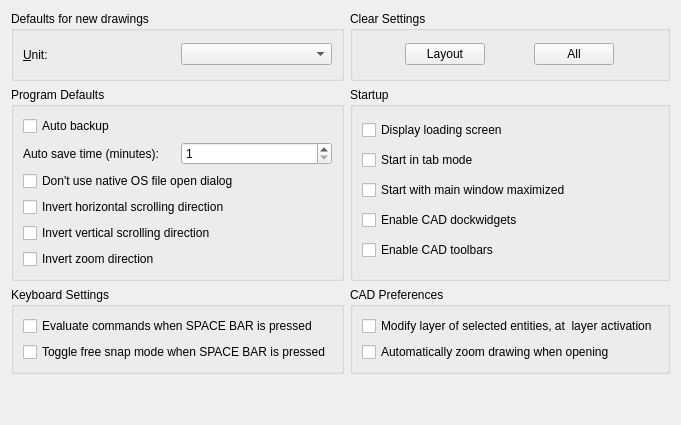
     <widget class="QWidget" name="tab_3">
      <attribute name="title">
       <string>&amp;Defaults</string>
      </attribute>
      <layout class="QGridLayout">
       <item row="1" column="0">
        <widget class="QGroupBox" name="groupBox">
         <property name="sizePolicy">
          <sizepolicy hsizetype="Preferred" vsizetype="Minimum">
           <horstretch>0</horstretch>
           <verstretch>0</verstretch>
          </sizepolicy>
         </property>
         <property name="minimumSize">
          <size>
           <width>0</width>
           <height>70</height>
          </size>
         </property>
         <property name="title">
          <string>Program Defaults</string>
         </property>
         <layout class="QVBoxLayout" name="verticalLayout">
          <item>
           <widget class="QCheckBox" name="cbAutoBackup">
            <property name="toolTip">
             <string>When set, LibreCAD will automatically generate a backup of your current drawing.</string>
            </property>
            <property name="text">
             <string>Auto backup</string>
            </property>
           </widget>
          </item>
          <item>
           <layout class="QHBoxLayout" name="horizontalLayout">
            <item>
             <widget class="QLabel" name="label">
              <property name="text">
               <string>Auto save time (minutes):</string>
              </property>
             </widget>
            </item>
            <item>
             <widget class="QSpinBox" name="cbAutoSaveTime">
              <property name="toolTip">
               <string>Time between automatic saving of the document in minutes.</string>
              </property>
              <property name="minimum">
               <number>1</number>
              </property>
              <property name="maximum">
               <number>60</number>
              </property>
             </widget>
            </item>
           </layout>
          </item>
          <item>
           <widget class="QCheckBox" name="cbUseQtFileOpenDialog">
            <property name="text">
             <string>Don't use native OS file open dialog</string>
            </property>
           </widget>
          </item>
          <item>
           <widget class="QCheckBox" name="cbWheelScrollInvertH">
            <property name="toolTip">
             <string>Inverts scrolling direction when using mouse wheel with Shift key.</string>
            </property>
            <property name="text">
             <string>Invert horizontal scrolling direction</string>
            </property>
           </widget>
          </item>
          <item>
           <widget class="QCheckBox" name="cbWheelScrollInvertV">
            <property name="toolTip">
             <string>Inverts scrolling direction when using mouse wheel with Ctrl key.</string>
            </property>
            <property name="text">
             <string>Invert vertical scrolling direction</string>
            </property>
           </widget>
          </item>
          <item>
           <widget class="QCheckBox" name="cbInvertZoomDirection">
            <property name="toolTip">
             <string>Inverts zoom direction when using mouse wheel.</string>
            </property>
            <property name="text">
             <string>Invert zoom direction</string>
            </property>
           </widget>
          </item>
         </layout>
        </widget>
       </item>
       <item row="3" column="0">
        <spacer name="verticalSpacer">
         <property name="orientation">
          <enum>Qt::Vertical</enum>
         </property>
         <property name="sizeHint" stdset="0">
          <size>
           <width>20</width>
           <height>40</height>
          </size>
         </property>
        </spacer>
       </item>
       <item row="0" column="1">
        <widget class="QGroupBox" name="groupBox_3">
         <property name="title">
          <string>Clear Settings</string>
         </property>
         <layout class="QHBoxLayout" name="horizontalLayout_2">
          <item>
           <widget class="QPushButton" name="pb_clear_geometry">
            <property name="sizePolicy">
             <sizepolicy hsizetype="Maximum" vsizetype="Fixed">
              <horstretch>0</horstretch>
              <verstretch>0</verstretch>
             </sizepolicy>
            </property>
            <property name="toolTip">
             <string>restores program geometry/layout to original state</string>
            </property>
            <property name="text">
             <string>Layout</string>
            </property>
           </widget>
          </item>
          <item>
           <widget class="QPushButton" name="pb_clear_all">
            <property name="sizePolicy">
             <sizepolicy hsizetype="Maximum" vsizetype="Fixed">
              <horstretch>0</horstretch>
              <verstretch>0</verstretch>
             </sizepolicy>
            </property>
            <property name="toolTip">
             <string>restores the program to its original state</string>
            </property>
            <property name="text">
             <string>All</string>
            </property>
           </widget>
          </item>
         </layout>
        </widget>
       </item>
       <item row="1" column="1">
        <widget class="QGroupBox" name="groupBox_2">
         <property name="title">
          <string>Startup</string>
         </property>
         <layout class="QVBoxLayout" name="verticalLayout_2">
          <item>
           <widget class="QCheckBox" name="cbSplash">
            <property name="text">
             <string>Display loading screen</string>
            </property>
           </widget>
          </item>
          <item>
           <widget class="QCheckBox" name="tab_mode_check_box">
            <property name="text">
             <string>Start in tab mode</string>
            </property>
           </widget>
          </item>
          <item>
           <widget class="QCheckBox" name="maximize_checkbox">
            <property name="text">
             <string>Start with main window maximized</string>
            </property>
           </widget>
          </item>
          <item>
           <widget class="QCheckBox" name="left_sidebar_checkbox">
            <property name="text">
             <string>Enable CAD dockwidgets</string>
            </property>
           </widget>
          </item>
          <item>
           <widget class="QCheckBox" name="cad_toolbars_checkbox">
            <property name="text">
             <string>Enable CAD toolbars</string>
            </property>
           </widget>
          </item>
         </layout>
        </widget>
       </item>
       <item row="0" column="0">
        <widget class="QGroupBox" name="buttonGroup5">
         <property name="sizePolicy">
          <sizepolicy hsizetype="Preferred" vsizetype="Preferred">
           <horstretch>0</horstretch>
           <verstretch>0</verstretch>
          </sizepolicy>
         </property>
         <property name="minimumSize">
          <size>
           <width>0</width>
           <height>70</height>
          </size>
         </property>
         <property name="title">
          <string>Defaults for new drawings</string>
         </property>
         <layout class="QHBoxLayout">
          <item>
           <widget class="QLabel" name="lUnit">
            <property name="sizePolicy">
             <sizepolicy hsizetype="Preferred" vsizetype="Minimum">
              <horstretch>0</horstretch>
              <verstretch>0</verstretch>
             </sizepolicy>
            </property>
            <property name="text">
             <string>&amp;Unit:</string>
            </property>
            <property name="wordWrap">
             <bool>false</bool>
            </property>
            <property name="buddy">
             <cstring>cbUnit</cstring>
            </property>
           </widget>
          </item>
          <item>
           <widget class="QComboBox" name="cbUnit">
            <property name="toolTip">
             <string>Drawing unit.</string>
            </property>
           </widget>
          </item>
         </layout>
        </widget>
       </item>
       <item row="2" column="0">
        <widget class="QGroupBox" name="groupBox_4">
         <property name="title">
          <string>Keyboard Settings</string>
         </property>
         <layout class="QVBoxLayout" name="verticalLayout_3">
          <item>
           <widget class="QCheckBox" name="cbEvaluateOnSpace">
            <property name="text">
             <string>Evaluate commands when SPACE BAR is pressed</string>
            </property>
           </widget>
          </item>
          <item>
           <widget class="QCheckBox" name="cbToggleFreeSnapOnSpace">
            <property name="toolTip">
             <string>Toggle free snap mode when the SPACE BAR is pressed and the command window is empty</string>
            </property>
            <property name="text">
             <string>Toggle free snap mode when SPACE BAR is pressed</string>
            </property>
           </widget>
          </item>
         </layout>
        </widget>
       </item>
       <item row="2" column="1">
        <widget class="QGroupBox" name="groupBox_5">
         <property name="title">
          <string>CAD Preferences</string>
         </property>
         <layout class="QVBoxLayout" name="verticalLayout_4">
          <item>
           <widget class="QCheckBox" name="cbToActiveLayer">
            <property name="toolTip">
             <string>&lt;html&gt;&lt;head/&gt;&lt;body&gt;&lt;p&gt;When enabled, activating a layer would modify all selected entities to that new layer. To change layer of multiple entities: first select needed entities; activate a layer in the layer widget. This makes all selected entities modified to belong to the new layer.&lt;/p&gt;&lt;/body&gt;&lt;/html&gt;</string>
            </property>
            <property name="text">
             <string>Modify layer of selected entities, at  layer activation</string>
            </property>
           </widget>
          </item>
          <item>
           <widget class="QCheckBox" name="cbAutoZoomDrawing">
            <property name="text">
             <string>Automatically zoom drawing when opening</string>
            </property>
           </widget>
          </item>
         </layout>
        </widget>
       </item>
      </layout>
     </widget>
